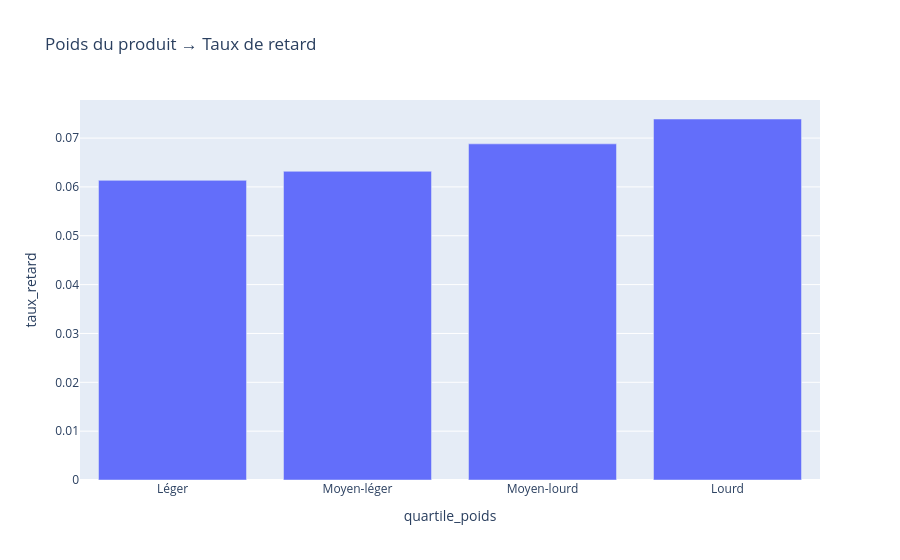
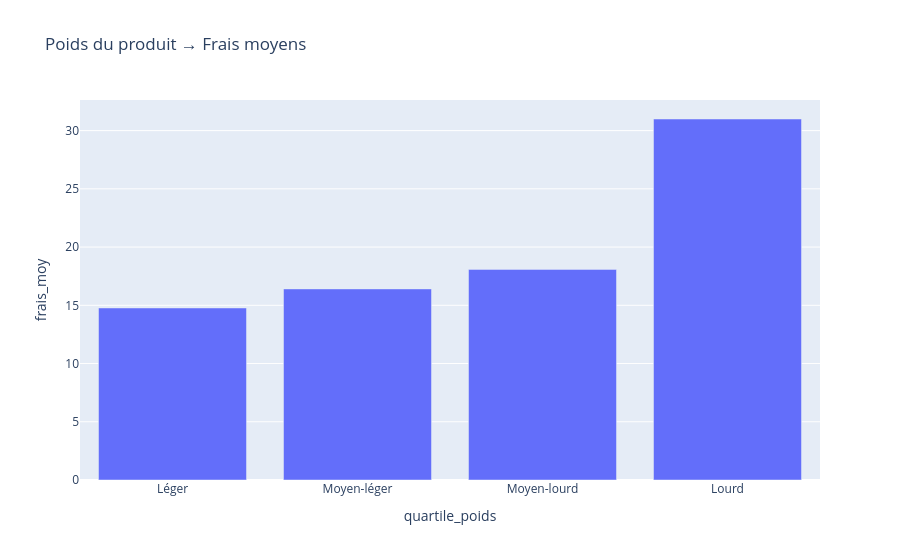
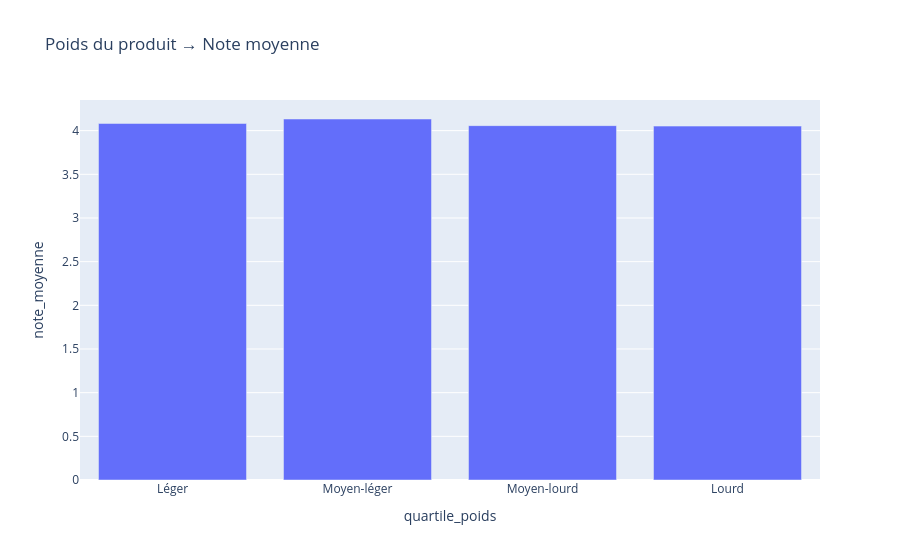
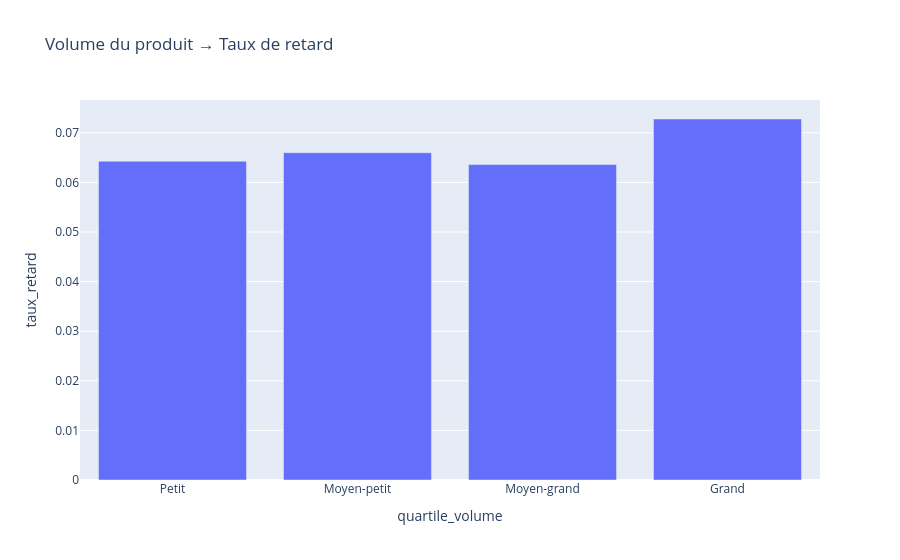

Source (notebook cell) for these figures, in order:
### Markdown cell above
#### 4. Les produits lourds ou volumineux sont-ils associés à plus de problèmes ?

### Code cell
def analyse_physique(df, colonne, quartile_col, labels, titre):

    # quartiles
    if df[colonne].nunique() < 4:
        print(f"  Pas assez de diversité pour {colonne}")
        return None

    df[quartile_col] = pd.qcut(df[colonne], q=4, labels=labels, duplicates='drop')

    analyse = df.groupby(quartile_col).agg(
        taux_retard  = ('est_en_retard', 'mean'),
        note_moyenne = ('review_score', 'mean'),
        frais_moy    = ('freight_value', 'mean'),
        nb_produits  = ('product_id', 'nunique')
    ).reset_index()

    # Fill NaN only in numeric columns (not in categorical columns)
    numeric_cols = analyse.select_dtypes(include=['number']).columns
    analyse[numeric_cols] = analyse[numeric_cols].fillna(0)

    px.bar(analyse, x=quartile_col, y='taux_retard',
           title=f"{titre} → Taux de retard").show()

    px.bar(analyse, x=quartile_col, y='frais_moy',
           title=f"{titre} → Frais moyens").show()

    px.bar(analyse, x=quartile_col, y='note_moyenne',
           title=f"{titre} → Note moyenne").show()

    return analyse


# APPEL 1 : Analyse par POIDS

analyse_poids = analyse_physique(
    df          = df,
    colonne     = 'product_weight_g',
    quartile_col= 'quartile_poids',
    labels      = ['Léger', 'Moyen-léger', 'Moyen-lourd', 'Lourd'],
    titre       = "Poids du produit"
)


# APPEL 2 : Analyse par VOLUME

df['volume_cm3'] = df['product_length_cm'] * df['product_height_cm'] * df['product_width_cm']

analyse_volume = analyse_physique(
    df          = df,
    colonne     = 'volume_cm3',
    quartile_col= 'quartile_volume',
    labels      = ['Petit', 'Moyen-petit', 'Moyen-grand', 'Grand'],
    titre       = "Volume du produit"
)

### Figure 1 — Plotly figure (JSON) as saved in the notebook; plotly's stock layout.template omitted (floating-point values rounded to 4 significant figures)
{"data": [{"hovertemplate": "quartile_poids=%{x}<br>taux_retard=%{y}<extra></extra>", "legendgroup": "", "marker": {"color": "#636efa", "pattern": {"shape": ""}}, "name": "", "orientation": "v", "showlegend": false, "textposition": "auto", "type": "bar", "x": ["Léger", "Moyen-léger", "Moyen-lourd", "Lourd"], "xaxis": "x", "y": [0.06135, 0.0632, 0.06882, 0.07391], "yaxis": "y"}], "layout": {"barmode": "relative", "legend": {"tracegroupgap": 0}, "title": {"text": "Poids du produit → Taux de retard"}, "xaxis": {"anchor": "y", "domain": [0, 1], "title": {"text": "quartile_poids"}}, "yaxis": {"anchor": "x", "domain": [0, 1], "title": {"text": "taux_retard"}}}}

### Figure 2 — Plotly figure (JSON) as saved in the notebook; plotly's stock layout.template omitted (floating-point values rounded to 4 significant figures)
{"data": [{"hovertemplate": "quartile_poids=%{x}<br>frais_moy=%{y}<extra></extra>", "legendgroup": "", "marker": {"color": "#636efa", "pattern": {"shape": ""}}, "name": "", "orientation": "v", "showlegend": false, "textposition": "auto", "type": "bar", "x": ["Léger", "Moyen-léger", "Moyen-lourd", "Lourd"], "xaxis": "x", "y": [14.77, 16.41, 18.08, 31.0], "yaxis": "y"}], "layout": {"barmode": "relative", "legend": {"tracegroupgap": 0}, "title": {"text": "Poids du produit → Frais moyens"}, "xaxis": {"anchor": "y", "domain": [0, 1], "title": {"text": "quartile_poids"}}, "yaxis": {"anchor": "x", "domain": [0, 1], "title": {"text": "frais_moy"}}}}

### Figure 3 — Plotly figure (JSON) as saved in the notebook; plotly's stock layout.template omitted (floating-point values rounded to 4 significant figures)
{"data": [{"hovertemplate": "quartile_poids=%{x}<br>note_moyenne=%{y}<extra></extra>", "legendgroup": "", "marker": {"color": "#636efa", "pattern": {"shape": ""}}, "name": "", "orientation": "v", "showlegend": false, "textposition": "auto", "type": "bar", "x": ["Léger", "Moyen-léger", "Moyen-lourd", "Lourd"], "xaxis": "x", "y": [4.082, 4.133, 4.057, 4.052], "yaxis": "y"}], "layout": {"barmode": "relative", "legend": {"tracegroupgap": 0}, "title": {"text": "Poids du produit → Note moyenne"}, "xaxis": {"anchor": "y", "domain": [0, 1], "title": {"text": "quartile_poids"}}, "yaxis": {"anchor": "x", "domain": [0, 1], "title": {"text": "note_moyenne"}}}}

### Figure 4 — Plotly figure (JSON) as saved in the notebook; plotly's stock layout.template omitted (floating-point values rounded to 4 significant figures)
{"data": [{"hovertemplate": "quartile_volume=%{x}<br>taux_retard=%{y}<extra></extra>", "legendgroup": "", "marker": {"color": "#636efa", "pattern": {"shape": ""}}, "name": "", "orientation": "v", "showlegend": false, "textposition": "auto", "type": "bar", "x": ["Petit", "Moyen-petit", "Moyen-grand", "Grand"], "xaxis": "x", "y": [0.06427, 0.06598, 0.06359, 0.07278], "yaxis": "y"}], "layout": {"barmode": "relative", "legend": {"tracegroupgap": 0}, "title": {"text": "Volume du produit → Taux de retard"}, "xaxis": {"anchor": "y", "domain": [0, 1], "title": {"text": "quartile_volume"}}, "yaxis": {"anchor": "x", "domain": [0, 1], "title": {"text": "taux_retard"}}}}
